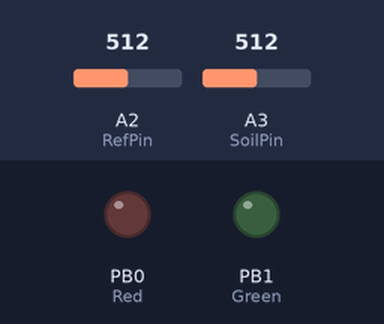
The sketch below on a simulated ATtiny85, built with avr-gcc and run on an emulated ATtiny85. Parts: output pins drawn as LEDs (lit = HIGH). The inputs (shaded band) are chosen by the test bench; at power-on: A2 (RefPin) = 512, A3 (SoilPin) = 512. Pins used as bus, display or sensor lines are not drawn.

Above: at 5.2 s.
At 24.75 s:
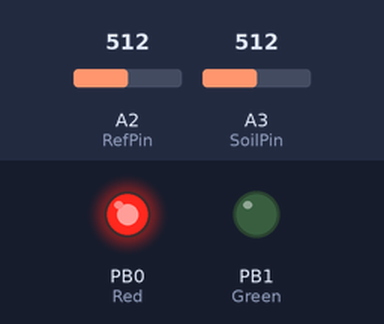
Timing chart, 0 to 25.1 s (numbered marks = the images above):
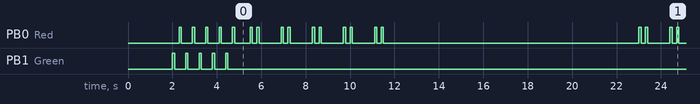

Measured:
- by itself, PB0 (Red): HIGH → LOW at 2.4 s, → HIGH 0.50 s later, → LOW 0.10 s later, → HIGH 0.50 s later, … (157 changes in this stretch)
- by itself, everything shown: repeats every 17.5 s, in 20 steps

The sketch:

P08_01_00-Main.ino
```cpp
/*
   P08_01_00-Main
   Project: P08_01_00 Solar HydroBeacon
   Schematic:
   Description: Read VCC input and control ANA608 on/off sate

   Credits
   * Reading ADC
     https://hackaday.io/project/164682-a-cheap-and-dangerous-garden-light-boost-converter/details
   * Software serial tutorial
     https://www.marcelpost.com/wiki/index.php/ATtiny85_ADC
*/

//Variables
byte Red = 0;
byte Green = 1;
byte SensorPwr = 2;
byte RefPin = A2;
byte SoilPin = A3;
int RefVal;
int SoilVal;
/*
#include <SoftwareSerial.h>
#define RX    0   //Pin 3 -> Green
#define TX    1   //Pin 4 -> White
SoftwareSerial Serial(RX, TX);
*/

void setup() {
  pinMode(Green, OUTPUT);
  pinMode(Red, OUTPUT);
  pinMode(SensorPwr, OUTPUT);
  pinMode(RefPin, INPUT);
  pinMode(SoilPin, INPUT);
  delay(2000);
  Cycle();
  //Serial.begin(9600);
}


void loop()
{
  digitalWrite(SensorPwr,HIGH);
  delay(500);
  RefVal = analogRead(RefPin);
  SoilVal = analogRead(SoilPin);
  digitalWrite(SensorPwr,LOW);
  /*
  Serial.print(SoilVal);
  Serial.print(",");
  Serial.println(RefVal);
  delay(2000);
  */

  if(SoilVal > RefVal){
    BlinkGreen();
    //Serial.println("Green");
  }
  else{
    BlinkRed();
    //Serial.println("Red");
  }
  delay(10000);

}

void BlinkRed(){
  for(int i=0; i<5; i++)
  {
    digitalWrite(Red,HIGH);
    delay(100);
    digitalWrite(Red,LOW);
    delay(200);
    digitalWrite(Red,HIGH);
    delay(100);
    digitalWrite(Red,LOW);
    delay(1000);
  }
}
void BlinkGreen(){
  for(int i=0; i<5; i++)
  {
    digitalWrite(Green,HIGH);
    delay(100);
    digitalWrite(Green,LOW);
    delay(200);
    digitalWrite(Green,HIGH);
    delay(100);
    digitalWrite(Green,LOW);
    delay(1000);
  }
}
void Cycle(){
  for(int i=0; i<5; i++)
  {
    digitalWrite(Green,HIGH);
    delay(100);
    digitalWrite(Green,LOW);
    delay(200);
    digitalWrite(Red,HIGH);
    delay(100);
    digitalWrite(Red,LOW);
    delay(200);
  }
}
```
